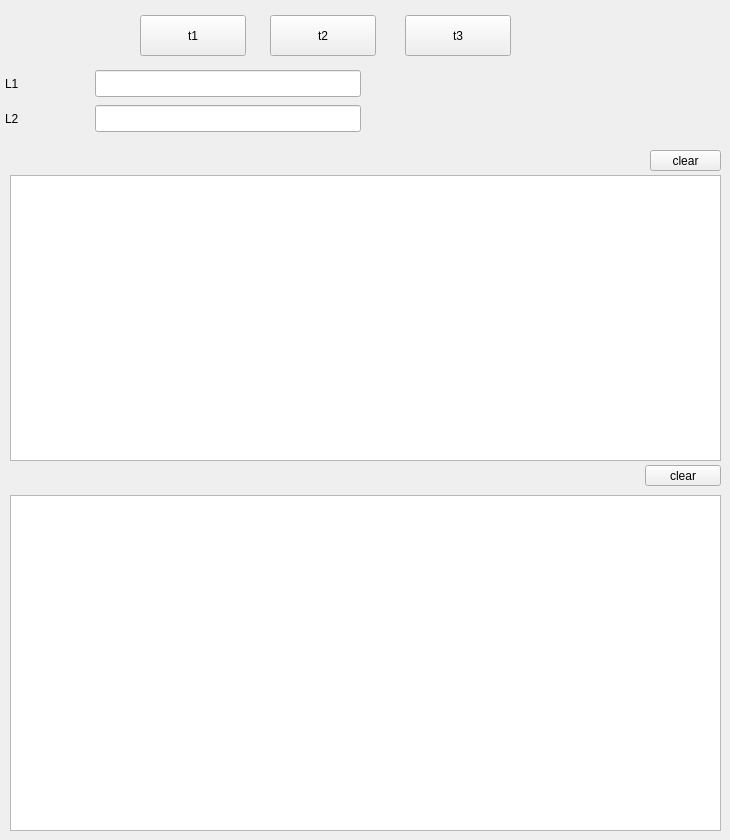
    <widget class="QWidget" name="tab_6">
     <attribute name="title">
      <string>Bridge</string>
     </attribute>
     <widget class="QTextEdit" name="textEdit_response">
      <property name="geometry">
       <rect>
        <x>10</x>
        <y>175</y>
        <width>711</width>
        <height>286</height>
       </rect>
      </property>
     </widget>
     <widget class="QPushButton" name="pb_clearTextEditMSG">
      <property name="geometry">
       <rect>
        <x>650</x>
        <y>150</y>
        <width>71</width>
        <height>21</height>
       </rect>
      </property>
      <property name="text">
       <string>clear</string>
      </property>
     </widget>
     <widget class="QPushButton" name="pb_test1">
      <property name="geometry">
       <rect>
        <x>140</x>
        <y>15</y>
        <width>106</width>
        <height>41</height>
       </rect>
      </property>
      <property name="text">
       <string>t1</string>
      </property>
     </widget>
     <widget class="QPushButton" name="pb_test2">
      <property name="geometry">
       <rect>
        <x>270</x>
        <y>15</y>
        <width>106</width>
        <height>41</height>
       </rect>
      </property>
      <property name="text">
       <string>t2</string>
      </property>
     </widget>
     <widget class="QPushButton" name="pb_test3">
      <property name="geometry">
       <rect>
        <x>405</x>
        <y>15</y>
        <width>106</width>
        <height>41</height>
       </rect>
      </property>
      <property name="text">
       <string>t3</string>
      </property>
     </widget>
     <widget class="QLineEdit" name="lineEdit_T1">
      <property name="geometry">
       <rect>
        <x>95</x>
        <y>70</y>
        <width>266</width>
        <height>27</height>
       </rect>
      </property>
     </widget>
     <widget class="QLabel" name="label_1">
      <property name="geometry">
       <rect>
        <x>5</x>
        <y>75</y>
        <width>86</width>
        <height>17</height>
       </rect>
      </property>
      <property name="text">
       <string>L1</string>
      </property>
     </widget>
     <widget class="QLineEdit" name="lineEdit_T2">
      <property name="geometry">
       <rect>
        <x>95</x>
        <y>105</y>
        <width>266</width>
        <height>27</height>
       </rect>
      </property>
     </widget>
     <widget class="QLabel" name="label_2">
      <property name="geometry">
       <rect>
        <x>5</x>
        <y>110</y>
        <width>86</width>
        <height>17</height>
       </rect>
      </property>
      <property name="text">
       <string>L2</string>
      </property>
     </widget>
     <widget class="QTextEdit" name="textEdit_response_2">
      <property name="geometry">
       <rect>
        <x>10</x>
        <y>495</y>
        <width>711</width>
        <height>336</height>
       </rect>
      </property>
     </widget>
     <widget class="QPushButton" name="pb_clearResponse_2">
      <property name="geometry">
       <rect>
        <x>645</x>
        <y>465</y>
        <width>76</width>
        <height>21</height>
       </rect>
      </property>
      <property name="text">
       <string>clear</string>
      </property>
     </widget>
    </widget>
